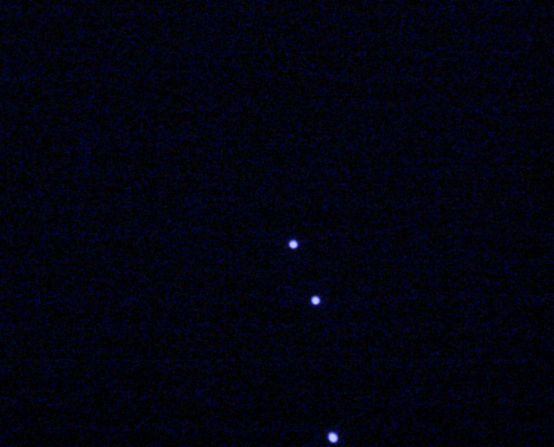
#> input picture Capture.PNG, 554 x 447 px, given in place of the camera
$ python 'Canny Edge Centroid (CEC).py'
#> lines starting #> are read from the running program, lines starting #| are printed output that depends on the picture; after the words box and inside, x2 and y2 are one past the last pixel; in counts of white or black regions, pixels touching at a corner belong together
import numpy as np
import cv2
import timeit
import time
import math
import imutils

font = cv2.FONT_HERSHEY_SIMPLEX
cap = cv2.VideoCapture(0)
height = cap.get(cv2.CAP_PROP_FRAME_HEIGHT)
width = cap.get(cv2.CAP_PROP_FRAME_WIDTH)
dgppx = 0.09375 #for 56 degrees setting


'''init
         [a] mm
        o - -
         \   | [b] mm
     leg1 \  |
           O x
          /  |
    leg2 /   | [c] mm
        /    |
       o- - -x
        [d] mm
'''

a = 40
b = 25
c = 75
d = 73
focallength = 10.5 #mm
def CalculateSetup(a,b,c,d):
    leg1 = math.sqrt(a**2+b**2)
    leg2 = math.sqrt(c**2+d**2)
    leg_ad = math.sqrt((d-a)**2 + (b+c)**2)


    return [leg1,leg2, leg_ad]

realHeight = float(CalculateSetup(a,b,c,d)[2])

print(CalculateSetup(a,b,c,d))
while(True):

    # Capture frame-by-frame
    ret, frame = cap.read()
#> frame is the input picture: shape (447, 554, 3); mean B, G, R 15.4, 3.1, 2.5
    # Our operations on the frame come here
    gray = cv2.cvtColor(frame, cv2.COLOR_BGR2GRAY)
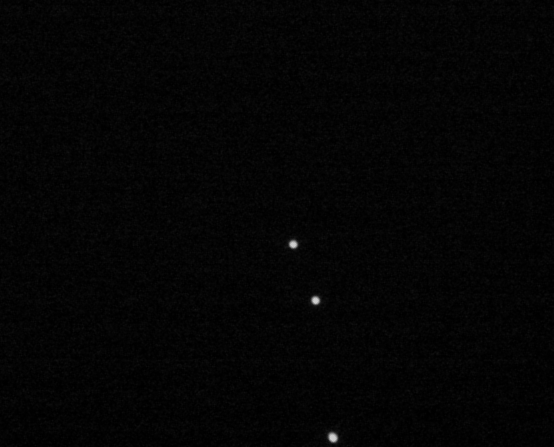
#> gray: shape (447, 554); min 0, max 206, mean 4.3

    ret, mask = cv2.threshold(frame,50,255,cv2.THRESH_BINARY)
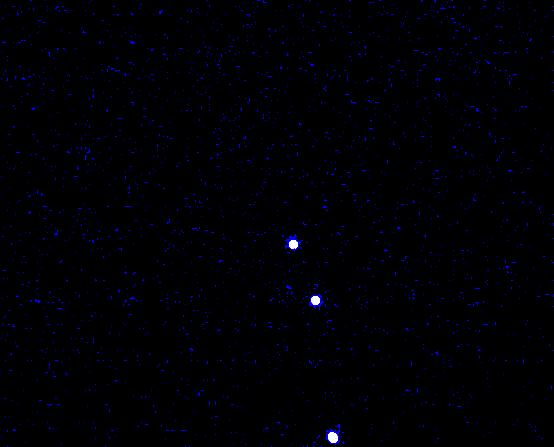
#> mask: shape (447, 554, 3); mean B, G, R 4.1, 0.2, 0.2
    mask = cv2.GaussianBlur(mask,(9,9),0)
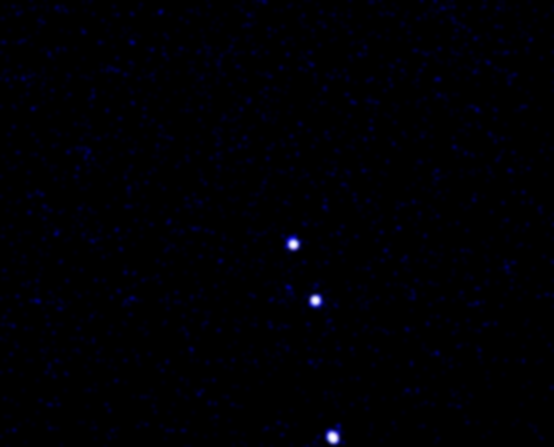
#> mask: shape (447, 554, 3); mean B, G, R 4.1, 0.2, 0.2
    mask = cv2.Canny(mask, 100, 200)
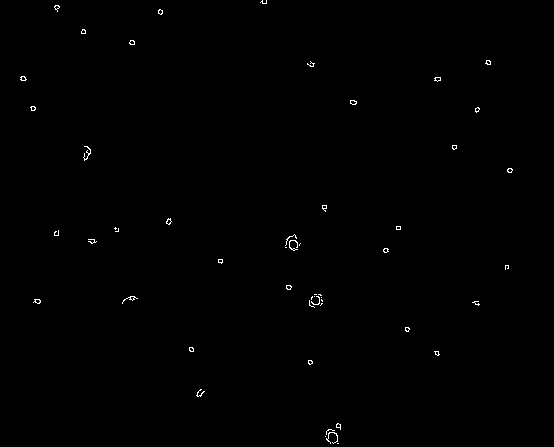
#> mask: shape (447, 554); 0.31% white in thin lines or dots, all inside (x1, y1, x2, y2) = (20, 0, 513, 444)

    cnts = cv2.findContours(mask, cv2.RETR_EXTERNAL, cv2.CHAIN_APPROX_SIMPLE) #not cunts, contours!
#> cnts = 52 contours, 51 with area under 20; largest, box (x1, y1, x2, y2) and area: (350, 100, 357, 105) 20
    cnts = imutils.grab_contours(cnts)

    coordlist = []
    def gimmeLocations(cnts):

        for c in cnts:
            M = cv2.moments(c)
            try:
                cX = int(M["m10"] / M["m00"])
                cY = int(M["m01"] / M["m00"])


                if len(coordlist) < 3:
                    coordlist.append((cX,cY))
            except ZeroDivisionError:
                pass
#> this loop made 52 passes
#> (cX, cY) on passes 3, 4, 5, 6, 7, 8, 9, 10, 12, 13, 15, 17: (331, 436), (328, 429), (337, 425), (199, 393), (309, 361), (436, 352), (191, 349), (406, 328), (476, 303), (309, 304), (37, 300), (315, 301)
#> c on passes 1, 2, 16, 18, 22, 27: [[337, 443], [338, 443]], [[325, 436]], [[321, 297]], [[314, 296]], [[314, 294], [316, 294]], [[285, 247], [286, 247]]
#> after the loop, coordlist = [(331, 436), (328, 429), (337, 425)]
        try:
            dot1= coordlist[0]
#> dot1 = (331, 436)
            dot2 = coordlist[1]
#> dot2 = (328, 429)
            dot3 = coordlist[2]
#> dot3 = (337, 425)
            return dot1,dot2,coordlist

            #return dotList
        except IndexError:
            pass


    def drawResult(coordlist):
        for i in coordlist:
            print(i)
            cv2.putText(mask,str(coordlist.index(i)+1),i, font, 2,(255,255,255),2,cv2.LINE_AA)
#> this loop made 3 passes
#| (331, 436)
#| (328, 429)
#| (337, 425)
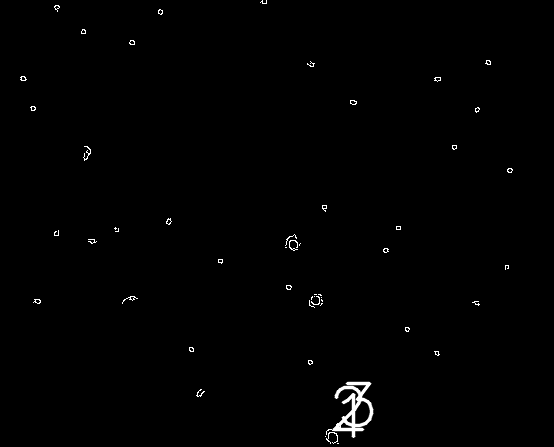
#> mask: shape (447, 554); 0.44% of pixels changed, all inside (x1, y1, x2, y2) = (332, 381, 374, 439)
    try:
        gimmeLocations(cnts)
        drawResult(coordlist)
    except Exception as e:
        print(exception)
    '''
    REKENGEDEELTE
         40mm
        o - -
         \   | 25mm
          \  |
           O x
          /  |
         /   | 75mm
        /    |
       o- - -x
         73mm
    '''

    try:
        yout = ((focallength*realHeight*height)/((math.sqrt(abs(dot3[0]-dot1[0])**2)+(dot3[1]-dot1[1])**2))*1.476)
        xout = dot2[0]
        #print(yout)
        #print(xout)
    except NameError or TypeError or ZeroDivisionError as e:
        #print(e)
        pass

    cv2.imshow('detected circles',mask)

    if cv2.waitKey(1) & 0xFF == ord("q"):
#> (key q is pressed here)
        break

# When everything is done, release the capture
cap.release()
cv2.destroyAllWindows()
